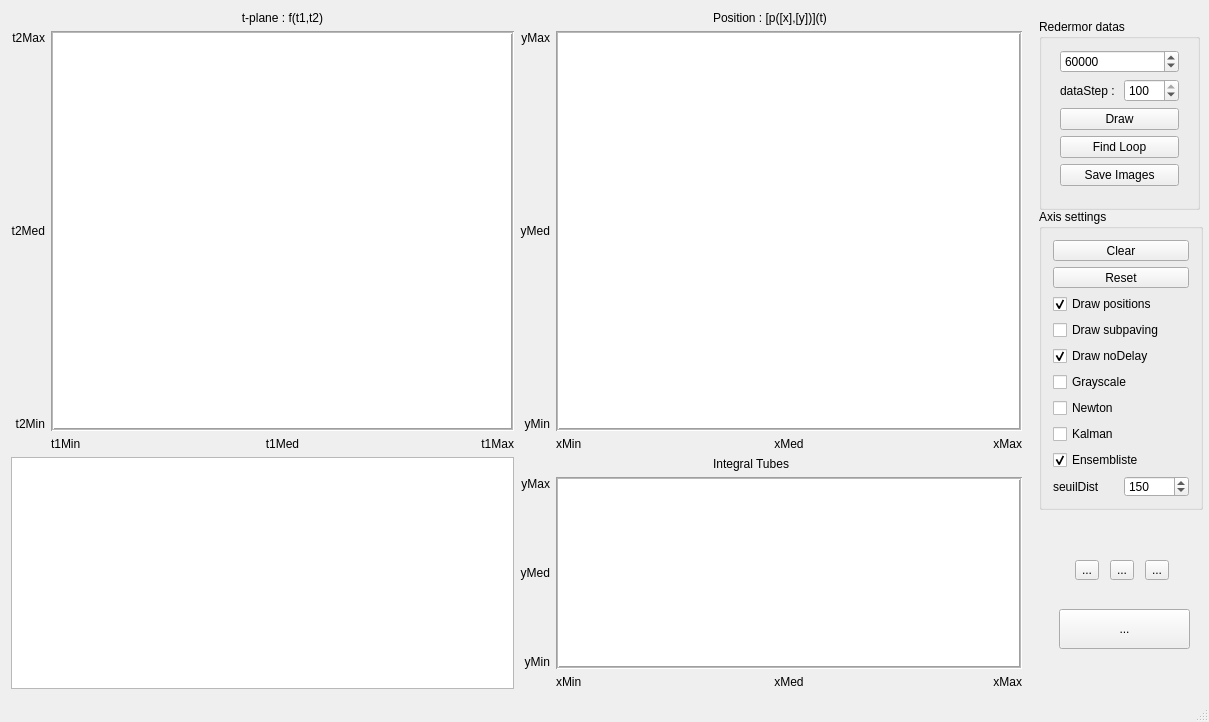
<?xml version="1.0" encoding="UTF-8"?>
<ui version="4.0">
 <class>MainWindow</class>
 <widget class="QMainWindow" name="MainWindow">
  <property name="geometry">
   <rect>
    <x>0</x>
    <y>0</y>
    <width>1209</width>
    <height>722</height>
   </rect>
  </property>
  <property name="sizePolicy">
   <sizepolicy hsizetype="Preferred" vsizetype="Preferred">
    <horstretch>0</horstretch>
    <verstretch>0</verstretch>
   </sizepolicy>
  </property>
  <property name="baseSize">
   <size>
    <width>0</width>
    <height>0</height>
   </size>
  </property>
  <property name="windowTitle">
   <string>Loop Detection via Interval Analysis V10.1</string>
  </property>
  <property name="windowIcon">
   <iconset>
    <normaloff>icons/Loop.png</normaloff>icons/Loop.png</iconset>
  </property>
  <widget class="QWidget" name="centralWidget">
   <layout class="QGridLayout" name="gridLayout_2">
    <item row="0" column="0">
     <layout class="QGridLayout" name="gridLayout" rowstretch="1,0">
      <item row="0" column="0">
       <layout class="QGridLayout" name="gridLayoutTime" rowstretch="0,1,1,1,0" columnstretch="0,1,1,1">
        <property name="sizeConstraint">
         <enum>QLayout::SetMinimumSize</enum>
        </property>
        <item row="0" column="2">
         <widget class="QLabel" name="timeTitleLbl">
          <property name="text">
           <string>t-plane : f(t1,t2)</string>
          </property>
          <property name="alignment">
           <set>Qt::AlignCenter</set>
          </property>
         </widget>
        </item>
        <item row="1" column="0">
         <widget class="QLabel" name="t2MaxLabel">
          <property name="text">
           <string>t2Max</string>
          </property>
          <property name="alignment">
           <set>Qt::AlignRight|Qt::AlignTop|Qt::AlignTrailing</set>
          </property>
         </widget>
        </item>
        <item row="1" column="1" rowspan="3" colspan="3">
         <widget class="QGraphicsView" name="timeGraph">
          <property name="sizePolicy">
           <sizepolicy hsizetype="Preferred" vsizetype="Preferred">
            <horstretch>0</horstretch>
            <verstretch>0</verstretch>
           </sizepolicy>
          </property>
          <property name="accessibleName">
           <string>TimeGraph</string>
          </property>
          <property name="autoFillBackground">
           <bool>false</bool>
          </property>
          <property name="frameShape">
           <enum>QFrame::Box</enum>
          </property>
          <property name="midLineWidth">
           <number>1</number>
          </property>
         </widget>
        </item>
        <item row="2" column="0">
         <widget class="QLabel" name="t2MedLabel">
          <property name="text">
           <string>t2Med</string>
          </property>
          <property name="alignment">
           <set>Qt::AlignRight|Qt::AlignTrailing|Qt::AlignVCenter</set>
          </property>
         </widget>
        </item>
        <item row="3" column="0">
         <widget class="QLabel" name="t2MinLabel">
          <property name="text">
           <string>t2Min</string>
          </property>
          <property name="alignment">
           <set>Qt::AlignBottom|Qt::AlignRight|Qt::AlignTrailing</set>
          </property>
         </widget>
        </item>
        <item row="4" column="1">
         <widget class="QLabel" name="t1MinLabel">
          <property name="text">
           <string>t1Min</string>
          </property>
         </widget>
        </item>
        <item row="4" column="2">
         <widget class="QLabel" name="t1MedLabel">
          <property name="text">
           <string>t1Med</string>
          </property>
          <property name="alignment">
           <set>Qt::AlignCenter</set>
          </property>
         </widget>
        </item>
        <item row="4" column="3">
         <widget class="QLabel" name="t1MaxLabel">
          <property name="text">
           <string>t1Max</string>
          </property>
          <property name="alignment">
           <set>Qt::AlignRight|Qt::AlignTrailing|Qt::AlignVCenter</set>
          </property>
         </widget>
        </item>
       </layout>
      </item>
      <item row="0" column="1">
       <layout class="QGridLayout" name="gridLayoutPosition" rowstretch="0,1,1,1,0" columnstretch="0,1,1,1">
        <item row="0" column="2">
         <widget class="QLabel" name="posTitleLbl">
          <property name="sizePolicy">
           <sizepolicy hsizetype="Minimum" vsizetype="Minimum">
            <horstretch>0</horstretch>
            <verstretch>0</verstretch>
           </sizepolicy>
          </property>
          <property name="text">
           <string>Position : [p([x],[y])](t)</string>
          </property>
         </widget>
        </item>
        <item row="1" column="0">
         <widget class="QLabel" name="yMaxLabel_1">
          <property name="text">
           <string>yMax</string>
          </property>
          <property name="alignment">
           <set>Qt::AlignRight|Qt::AlignTop|Qt::AlignTrailing</set>
          </property>
         </widget>
        </item>
        <item row="1" column="1" rowspan="3" colspan="3">
         <widget class="QGraphicsView" name="positionGraph">
          <property name="sizePolicy">
           <sizepolicy hsizetype="Preferred" vsizetype="Preferred">
            <horstretch>0</horstretch>
            <verstretch>0</verstretch>
           </sizepolicy>
          </property>
          <property name="accessibleName">
           <string>PosGraph</string>
          </property>
          <property name="frameShape">
           <enum>QFrame::Box</enum>
          </property>
          <property name="midLineWidth">
           <number>1</number>
          </property>
         </widget>
        </item>
        <item row="2" column="0">
         <widget class="QLabel" name="yMedLabel_1">
          <property name="text">
           <string>yMed</string>
          </property>
          <property name="alignment">
           <set>Qt::AlignRight|Qt::AlignTrailing|Qt::AlignVCenter</set>
          </property>
         </widget>
        </item>
        <item row="3" column="0">
         <widget class="QLabel" name="yMinLabel_1">
          <property name="text">
           <string>yMin</string>
          </property>
          <property name="alignment">
           <set>Qt::AlignBottom|Qt::AlignRight|Qt::AlignTrailing</set>
          </property>
         </widget>
        </item>
        <item row="4" column="1">
         <widget class="QLabel" name="xMinLabel_1">
          <property name="text">
           <string>xMin</string>
          </property>
         </widget>
        </item>
        <item row="4" column="2">
         <widget class="QLabel" name="xMedLabel_1">
          <property name="text">
           <string>xMed</string>
          </property>
          <property name="alignment">
           <set>Qt::AlignCenter</set>
          </property>
         </widget>
        </item>
        <item row="4" column="3">
         <widget class="QLabel" name="xMaxLabel_1">
          <property name="text">
           <string>xMax</string>
          </property>
          <property name="alignment">
           <set>Qt::AlignRight|Qt::AlignTrailing|Qt::AlignVCenter</set>
          </property>
         </widget>
        </item>
       </layout>
      </item>
      <item row="1" column="0">
       <widget class="QTextEdit" name="infoBox">
        <property name="readOnly">
         <bool>true</bool>
        </property>
       </widget>
      </item>
      <item row="1" column="1">
       <layout class="QGridLayout" name="gridLayoutPosition_2" rowstretch="0,1,1,1,0" columnstretch="0,1,1,1">
        <item row="0" column="2">
         <widget class="QLabel" name="integralTitleLbl">
          <property name="sizePolicy">
           <sizepolicy hsizetype="Minimum" vsizetype="Minimum">
            <horstretch>0</horstretch>
            <verstretch>0</verstretch>
           </sizepolicy>
          </property>
          <property name="text">
           <string>Integral Tubes</string>
          </property>
         </widget>
        </item>
        <item row="1" column="0">
         <widget class="QLabel" name="yMaxIntegralLbl">
          <property name="text">
           <string>yMax</string>
          </property>
          <property name="alignment">
           <set>Qt::AlignRight|Qt::AlignTop|Qt::AlignTrailing</set>
          </property>
         </widget>
        </item>
        <item row="1" column="1" rowspan="3" colspan="3">
         <widget class="QGraphicsView" name="IntegralGraph">
          <property name="sizePolicy">
           <sizepolicy hsizetype="Preferred" vsizetype="Preferred">
            <horstretch>0</horstretch>
            <verstretch>0</verstretch>
           </sizepolicy>
          </property>
          <property name="accessibleName">
           <string>PosGraph</string>
          </property>
          <property name="frameShape">
           <enum>QFrame::Box</enum>
          </property>
          <property name="midLineWidth">
           <number>1</number>
          </property>
         </widget>
        </item>
        <item row="2" column="0">
         <widget class="QLabel" name="yMedIntegralLbl">
          <property name="text">
           <string>yMed</string>
          </property>
          <property name="alignment">
           <set>Qt::AlignRight|Qt::AlignTrailing|Qt::AlignVCenter</set>
          </property>
         </widget>
        </item>
        <item row="3" column="0">
         <widget class="QLabel" name="yMinIntegralLbl">
          <property name="text">
           <string>yMin</string>
          </property>
          <property name="alignment">
           <set>Qt::AlignBottom|Qt::AlignRight|Qt::AlignTrailing</set>
          </property>
         </widget>
        </item>
        <item row="4" column="1">
         <widget class="QLabel" name="xMinIntegralLbl">
          <property name="text">
           <string>xMin</string>
          </property>
         </widget>
        </item>
        <item row="4" column="2">
         <widget class="QLabel" name="xMedIntegralLbl">
          <property name="text">
           <string>xMed</string>
          </property>
          <property name="alignment">
           <set>Qt::AlignCenter</set>
          </property>
         </widget>
        </item>
        <item row="4" column="3">
         <widget class="QLabel" name="xMaxIntegralLbl">
          <property name="text">
           <string>xMax</string>
          </property>
          <property name="alignment">
           <set>Qt::AlignRight|Qt::AlignTrailing|Qt::AlignVCenter</set>
          </property>
         </widget>
        </item>
       </layout>
      </item>
     </layout>
    </item>
   </layout>
  </widget>
  <widget class="QStatusBar" name="statusBar"/>
  <widget class="QDockWidget" name="controlDock">
   <property name="sizePolicy">
    <sizepolicy hsizetype="Fixed" vsizetype="Fixed">
     <horstretch>0</horstretch>
     <verstretch>0</verstretch>
    </sizepolicy>
   </property>
   <property name="minimumSize">
    <size>
     <width>170</width>
     <height>410</height>
    </size>
   </property>
   <property name="maximumSize">
    <size>
     <width>170</width>
     <height>524287</height>
    </size>
   </property>
   <property name="baseSize">
    <size>
     <width>170</width>
     <height>0</height>
    </size>
   </property>
   <property name="floating">
    <bool>false</bool>
   </property>
   <property name="features">
    <set>QDockWidget::NoDockWidgetFeatures</set>
   </property>
   <attribute name="dockWidgetArea">
    <number>2</number>
   </attribute>
   <widget class="QWidget" name="dockWidgetContents_2">
    <widget class="QGroupBox" name="redermorModeGrpBx">
     <property name="geometry">
      <rect>
       <x>0</x>
       <y>0</y>
       <width>161</width>
       <height>191</height>
      </rect>
     </property>
     <property name="title">
      <string>Redermor datas</string>
     </property>
     <widget class="QWidget" name="layoutWidget">
      <property name="geometry">
       <rect>
        <x>10</x>
        <y>20</y>
        <width>141</width>
        <height>163</height>
       </rect>
      </property>
      <layout class="QVBoxLayout" name="verticalLayout">
       <item>
        <widget class="QSpinBox" name="nbPtRdrmrSpinBox">
         <property name="minimum">
          <number>5000</number>
         </property>
         <property name="maximum">
          <number>100000</number>
         </property>
         <property name="singleStep">
          <number>5000</number>
         </property>
         <property name="value">
          <number>60000</number>
         </property>
        </widget>
       </item>
       <item>
        <layout class="QHBoxLayout" name="horizontalLayout">
         <item>
          <widget class="QLabel" name="label">
           <property name="text">
            <string>dataStep : </string>
           </property>
          </widget>
         </item>
         <item>
          <widget class="QSpinBox" name="dataStepSpinBox">
           <property name="minimum">
            <number>1</number>
           </property>
           <property name="maximum">
            <number>100</number>
           </property>
           <property name="value">
            <number>100</number>
           </property>
          </widget>
         </item>
        </layout>
       </item>
       <item>
        <widget class="QPushButton" name="drawBt">
         <property name="text">
          <string>Draw</string>
         </property>
        </widget>
       </item>
       <item>
        <widget class="QPushButton" name="loopBt">
         <property name="text">
          <string>Find Loop</string>
         </property>
        </widget>
       </item>
       <item>
        <widget class="QPushButton" name="saveButton">
         <property name="text">
          <string>Save Images</string>
         </property>
        </widget>
       </item>
      </layout>
     </widget>
    </widget>
    <widget class="QGroupBox" name="groupBox">
     <property name="geometry">
      <rect>
       <x>0</x>
       <y>190</y>
       <width>164</width>
       <height>301</height>
      </rect>
     </property>
     <property name="title">
      <string>Axis settings</string>
     </property>
     <layout class="QVBoxLayout" name="verticalLayout_2">
      <item>
       <widget class="QPushButton" name="clearButton">
        <property name="text">
         <string>Clear</string>
        </property>
       </widget>
      </item>
      <item>
       <widget class="QPushButton" name="resetButton">
        <property name="text">
         <string>Reset</string>
        </property>
       </widget>
      </item>
      <item>
       <widget class="QCheckBox" name="drawBoxCenterChkBox">
        <property name="text">
         <string>Draw positions</string>
        </property>
        <property name="checked">
         <bool>true</bool>
        </property>
       </widget>
      </item>
      <item>
       <widget class="QCheckBox" name="drawRectChk">
        <property name="text">
         <string>Draw subpaving</string>
        </property>
        <property name="checked">
         <bool>false</bool>
        </property>
       </widget>
      </item>
      <item>
       <widget class="QCheckBox" name="drawDiagonalcheckBox">
        <property name="text">
         <string>Draw noDelay</string>
        </property>
        <property name="checked">
         <bool>true</bool>
        </property>
       </widget>
      </item>
      <item>
       <widget class="QCheckBox" name="grayScaleChkBox">
        <property name="text">
         <string>Grayscale</string>
        </property>
       </widget>
      </item>
      <item>
       <widget class="QCheckBox" name="newtonCheckBox">
        <property name="text">
         <string>Newton</string>
        </property>
       </widget>
      </item>
      <item>
       <widget class="QCheckBox" name="kalmanCheckBox">
        <property name="text">
         <string>Kalman</string>
        </property>
        <property name="checked">
         <bool>false</bool>
        </property>
       </widget>
      </item>
      <item>
       <widget class="QCheckBox" name="plotEnsemblisteCheckBox">
        <property name="text">
         <string>Ensembliste</string>
        </property>
        <property name="checked">
         <bool>true</bool>
        </property>
       </widget>
      </item>
      <item>
       <layout class="QHBoxLayout" name="horizontalLayout_3">
        <item>
         <widget class="QLabel" name="label_2">
          <property name="text">
           <string>seuilDist</string>
          </property>
         </widget>
        </item>
        <item>
         <widget class="QSpinBox" name="seuilDistKalmanStepSpinBox">
          <property name="minimum">
           <number>1</number>
          </property>
          <property name="maximum">
           <number>1000</number>
          </property>
          <property name="value">
           <number>150</number>
          </property>
         </widget>
        </item>
       </layout>
      </item>
     </layout>
    </widget>
    <widget class="QToolButton" name="newtonToolButton">
     <property name="geometry">
      <rect>
       <x>20</x>
       <y>590</y>
       <width>131</width>
       <height>40</height>
      </rect>
     </property>
     <property name="text">
      <string>...</string>
     </property>
     <property name="icon">
      <iconset>
       <normaloff>icons/newtonTest.png</normaloff>icons/newtonTest.png</iconset>
     </property>
     <property name="iconSize">
      <size>
       <width>32</width>
       <height>32</height>
      </size>
     </property>
    </widget>
    <widget class="QWidget" name="layoutWidget">
     <property name="geometry">
      <rect>
       <x>20</x>
       <y>530</y>
       <width>128</width>
       <height>42</height>
      </rect>
     </property>
     <layout class="QHBoxLayout" name="horizontalLayout_2">
      <item>
       <widget class="QToolButton" name="zoomInToolButton">
        <property name="text">
         <string>...</string>
        </property>
        <property name="icon">
         <iconset>
          <normaloff>icons/zoom_in_512.png</normaloff>icons/zoom_in_512.png</iconset>
        </property>
        <property name="iconSize">
         <size>
          <width>32</width>
          <height>32</height>
         </size>
        </property>
       </widget>
      </item>
      <item>
       <widget class="QToolButton" name="zoomResetToolButton">
        <property name="text">
         <string>...</string>
        </property>
        <property name="icon">
         <iconset>
          <normaloff>icons/zoom_reset.png</normaloff>icons/zoom_reset.png</iconset>
        </property>
        <property name="iconSize">
         <size>
          <width>32</width>
          <height>32</height>
         </size>
        </property>
       </widget>
      </item>
      <item>
       <widget class="QToolButton" name="zoomOutToolButton">
        <property name="text">
         <string>...</string>
        </property>
        <property name="icon">
         <iconset>
          <normaloff>icons/zoom_out_512.png</normaloff>icons/zoom_out_512.png</iconset>
        </property>
        <property name="iconSize">
         <size>
          <width>32</width>
          <height>32</height>
         </size>
        </property>
       </widget>
      </item>
     </layout>
    </widget>
   </widget>
  </widget>
  <widget class="QMenuBar" name="menuBar">
   <property name="geometry">
    <rect>
     <x>0</x>
     <y>0</y>
     <width>1209</width>
     <height>25</height>
    </rect>
   </property>
  </widget>
 </widget>
 <layoutdefault spacing="6" margin="11"/>
 <resources/>
 <connections/>
</ui>
